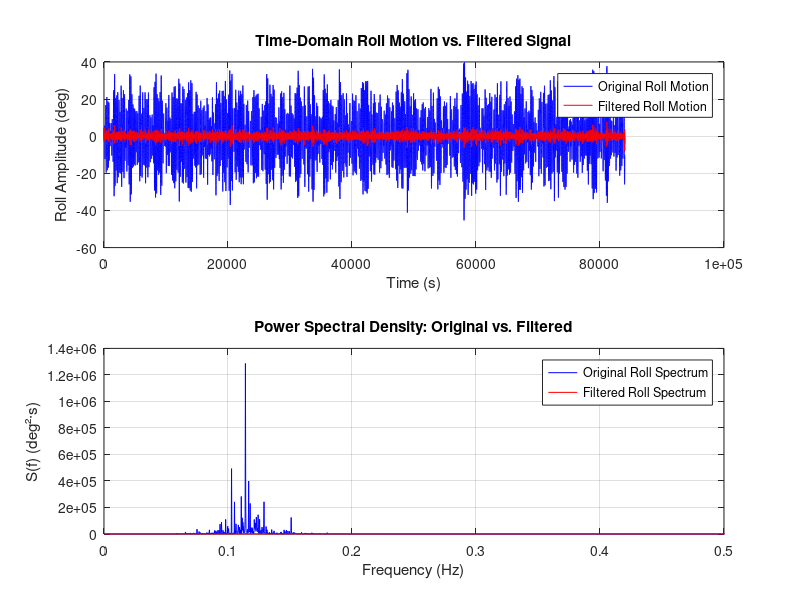

The MATLAB script that drew this image:
% Load the time series data
data = load('roll_motion.mat');
roll_motion = data.roll_motion; % Extract roll motion time series
Fs = 20; % Sampling frequency in Hz
N = length(roll_motion);

% Chebyshev Type II Low-pass Filter Parameters
fc = 0.1114; % Cutoff frequency in Hz
order = 10; % Filter order
stopband_attenuation = 40; % Stopband attenuation in dB

% Design the Chebyshev Type II low-pass filter
[z, p, k] = cheby2(order, stopband_attenuation, fc/(Fs/2), 'low');
sos = zp2sos(z, p, k); % Convert to second-order sections (better stability)

% Apply the filter using zero-phase filtering
roll_motion_filtered = filtfilt(sos, 1, roll_motion);

% Compute FFT for both original and filtered signals
Y_original = fft(roll_motion);
Y_filtered = fft(roll_motion_filtered);

% Compute the Power Spectral Density (PSD)
Pxx_original = abs(Y_original).^2 / N; 
Pxx_filtered = abs(Y_filtered).^2 / N; 

% Frequency axis (Adjusted for low-frequency marine waves)
f = (0:N/2)*(Fs/N);

% Plot the time-domain signals
figure;

subplot(2,1,1); % First plot: Time domain
plot(1:N, roll_motion, 'b'); hold on;
plot(1:N, roll_motion_filtered, 'r');
xlabel('Time (s)');
ylabel('Roll Amplitude (deg)');
title('Time-Domain Roll Motion vs. Filtered Signal');
legend('Original Roll Motion', 'Filtered Roll Motion');
grid on;

% Plot PSD comparison
subplot(2,1,2); % Second plot: PSD
plot(f, Pxx_original(1:N/2+1), 'b'); hold on;
plot(f, Pxx_filtered(1:N/2+1), 'r');
xlabel('Frequency (Hz)');
ylabel('S(f) (deg²·s)');
title('Power Spectral Density: Original vs. Filtered');
legend('Original Roll Spectrum', 'Filtered Roll Spectrum');
grid on;
xlim([0 0.5]); % Adjust x-axis to match expected range
